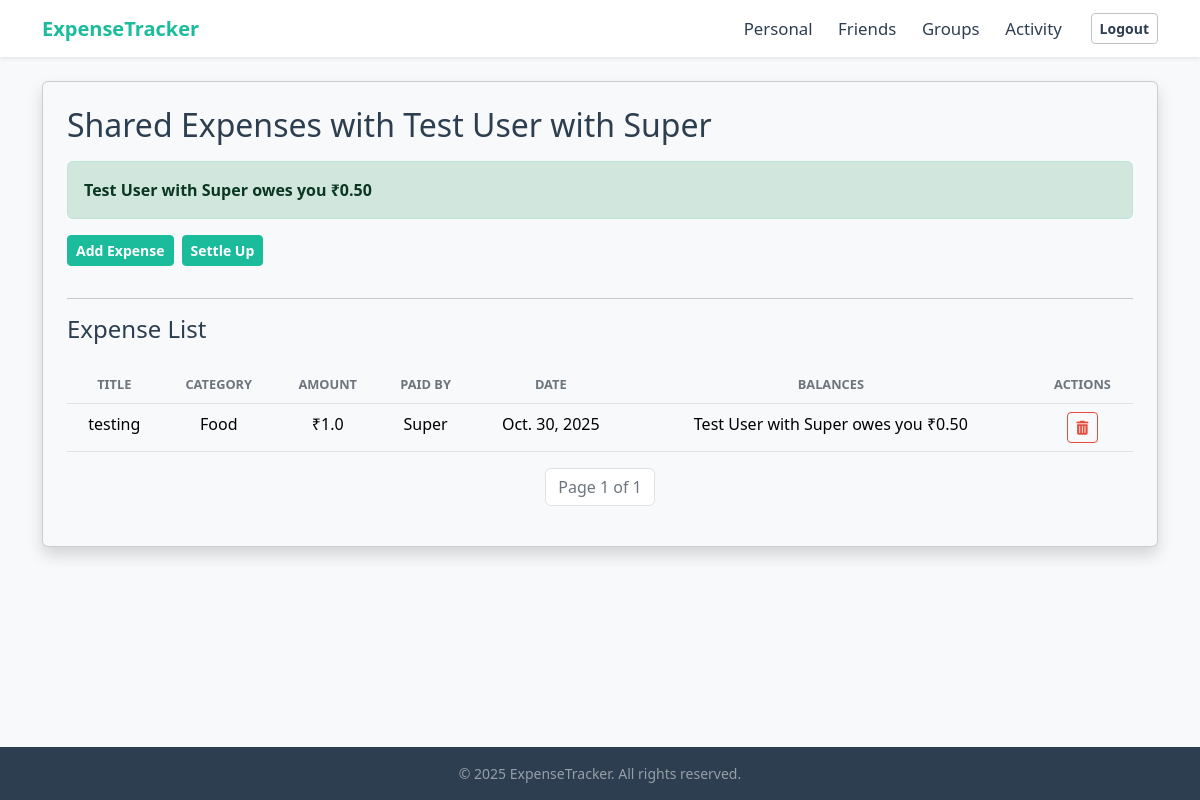
Page /friend_details/14/ (signed in) on the earlier database version.
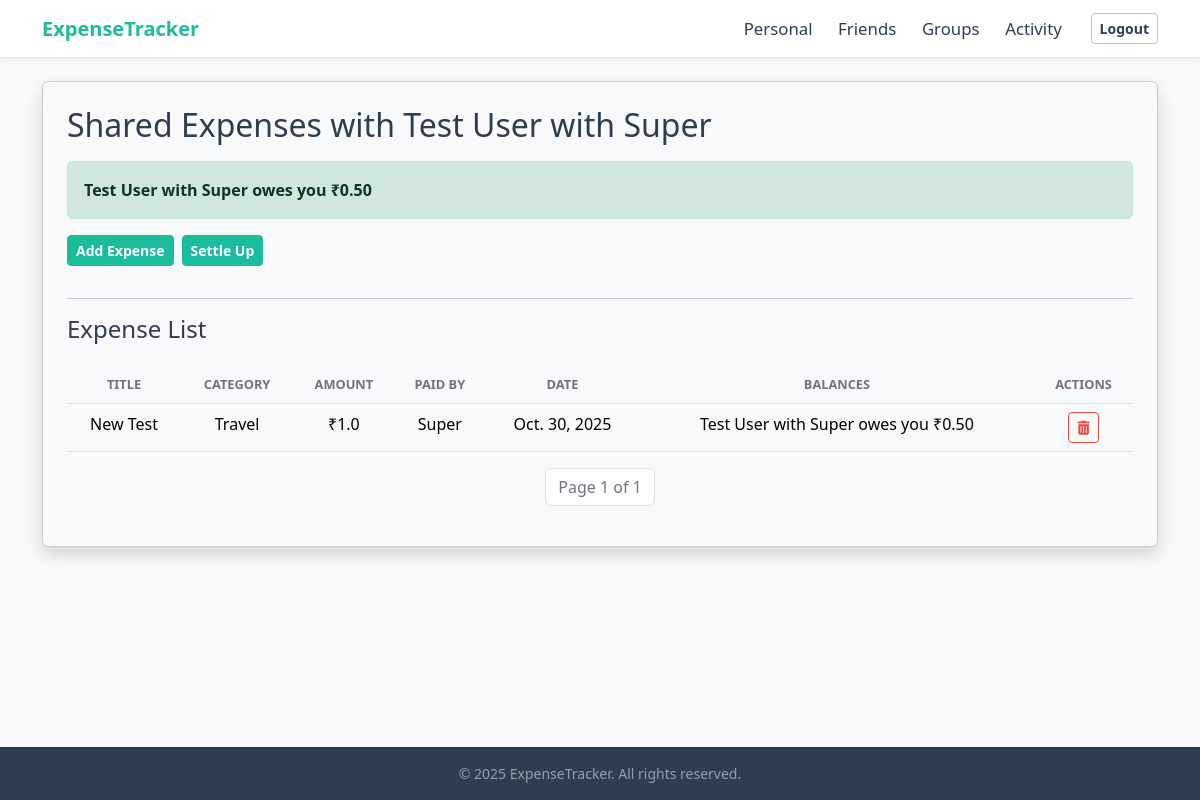
Same page on the later database version.
### tracker/models.py (models this page shows, shortened)
class FriendExpense(models.Model):
    user = models.ForeignKey(UserRegistration, on_delete=models.CASCADE, related_name='friend_expense_owner')
    friend_user = models.ForeignKey(UserRegistration, on_delete=models.CASCADE, related_name='friend_expense_friend')
    title = models.CharField(max_length=200)
    amount = models.FloatField()
    category = models.CharField(max_length=80)
    date = models.DateField(auto_now_add=True)
    description = models.TextField(blank=True,null=True)
    paid_by = models.ForeignKey(UserRegistration, on_delete=models.CASCADE, related_name='paid_expenses',blank=True,null=True)
    amount_owed = models.FloatField(default=0) #Amount the user owes
    group = models.ForeignKey('Groups', on_delete=models.SET_NULL, blank=True, null=True, related_name="payments")

class UserRegistration(models.Model):
    name = models.CharField(max_length=100)
    email = models.CharField(max_length=100,unique=True)
    password = models.CharField(max_length=100)

### tracker/views.py (the view)
# urls.py: path('friend_details/<int:friend_id>/',views.friend_details, name='friend_details'),
def friend_details(request, friend_id):
    if 'username' not in request.session:
        messages.error(request, "Please log in to access this page.")
        return redirect('login')
    user_id = request.session.get('user_id')
    user = get_object_or_404(UserRegistration, id=user_id)
    friend = get_object_or_404(UserRegistration, id=friend_id)
    all_expenses = FriendExpense.objects.filter(
        user=user,
        friend_user=friend
    ).order_by('-date')
    total_balance = all_expenses.aggregate(total=Sum('amount_owed'))['total'] or Decimal('0.00')
    total_expenses_sum = all_expenses.aggregate(total=Sum('amount'))['total'] or 0
    paginator = Paginator(all_expenses, 10) # 10 expenses per page
    page_number = request.GET.get('page')
    expenses_page_obj = paginator.get_page(page_number)
    context = {
        'friend': friend,
        'expenses_page_obj': expenses_page_obj, # Pass the paginated object
        'total_expenses': total_expenses_sum,
        'total_balance': total_balance,       # Pass the correct, simple balance
        'user': user,
    }
    return render(request, 'tracker/friend_details.html', context)

### tracker/templates/tracker/friend_details.html (shortened to what this page needs)
{% extends 'tracker/base.html' %}
{% load static %}
{% block content %}
<div class="card shadow p-4 mt-4">
    <h2 class="mb-0 fw-light">Shared Expenses with {{ friend.name }}</h2>
    {% if total_balance > 0.01 %}
        <div class="alert alert-success bg-success-subtle text-success-emphasis border border-success border-opacity-10 rounded mt-3" role="alert">
            <strong>{{ friend.name }} owes you ₹{{ total_balance|floatformat:2 }}</strong>
        </div>
    {% elif total_balance < -0.01 %}
        <div class="alert alert-danger bg-danger-subtle text-danger-emphasis border border-danger border-opacity-10 rounded mt-3" role="alert">
            <strong>You owe {{ friend.name }} ₹{{ total_balance|floatformat:2|cut:"-" }}</strong>
        </div>
    {% else %}
        <div class="alert alert-secondary bg-light text-muted border-0 rounded mt-3" role="alert">
            <strong>You are all settled up.</strong>
        </div>
    {% endif %}
    <div class="mb-3 d-flex align-items-center">
        <a href="{% url 'add_expense_with_friend' friend.id %}" class="btn btn-primary btn-sm me-2">Add Expense</a>
        <button type="button" class="btn btn-primary btn-sm" data-bs-toggle="modal" data-bs-target="#settleUpModal">
            Settle Up
        </button>
    </div>
    <hr>
    <h4 class="mb-0 fw-light">Expense List</h4><br>
    <table class="table table-hover">
        <thead class="table-light text-center">
            <tr>
                <th>Title</th>
                <th>Category</th>
                <th>Amount</th>
                <th>Paid By</th>
                <th>Date</th>
                <th>Balances</th>
                <th>Actions</th>
            </tr>
        </thead>
        <tbody>
            {% for expense in expenses_page_obj %}
            <tr>
                <td class="text-center">{{ expense.title }}</td>
                <td class="text-center">{{ expense.category }}</td>
                <td class="text-center">₹{{ expense.amount }}</td>
                <td class="text-center">{{ expense.paid_by.name }}</td>
                <td class="text-center">{{ expense.date }}</td>
                <td class="text-center">
                    {% if expense.amount_owed > 0 %}
                        {{ friend.name }} owes you ₹{{ expense.amount_owed|floatformat:2 }}
                    {% elif expense.amount_owed < 0 %}
                        You owe {{ friend.name }} ₹{{ expense.amount_owed|floatformat:2|cut:"-" }}
                    {% else %}
                        Settled
                    {% endif %}
                </td>
                <td class="text-center align-middle">
                    <a href="{% url 'delete_friend_expense' expense.id %}"class="btn btn-sm btn-outline-danger"><i class="fas fa-trash-alt"></i>
                    </a>
                </td>
            </tr>
            {% empty %}
                <tr>
                    <td colspan="7" class="text-center">No Expenses added</td>
                </tr>
            {% endfor %}
        </tbody>
    </table>
    <nav aria-label="Expenses navigation">
        <ul class="pagination justify-content-center">
            <li class="page-item disabled">
                <span class="page-link">Page {{ expenses_page_obj.number }} of {{ expenses_page_obj.paginator.num_pages }}</span>
            </li>
        </ul>
    </nav>
</div>
{% endblock %}

Differences in the rows shown:
removed FriendExpense: title "testing", category "Food", amount "1.0", paid_by.name "Super", date "Oct. 30, 2025", {{ friend.name }} "Test User with Super", amount_owed "0.50"
added FriendExpense: title "New Test", category "Travel", amount "1.0", paid_by.name "Super", date "Oct. 30, 2025", {{ friend.name }} "Test User with Super", amount_owed "0.50"
